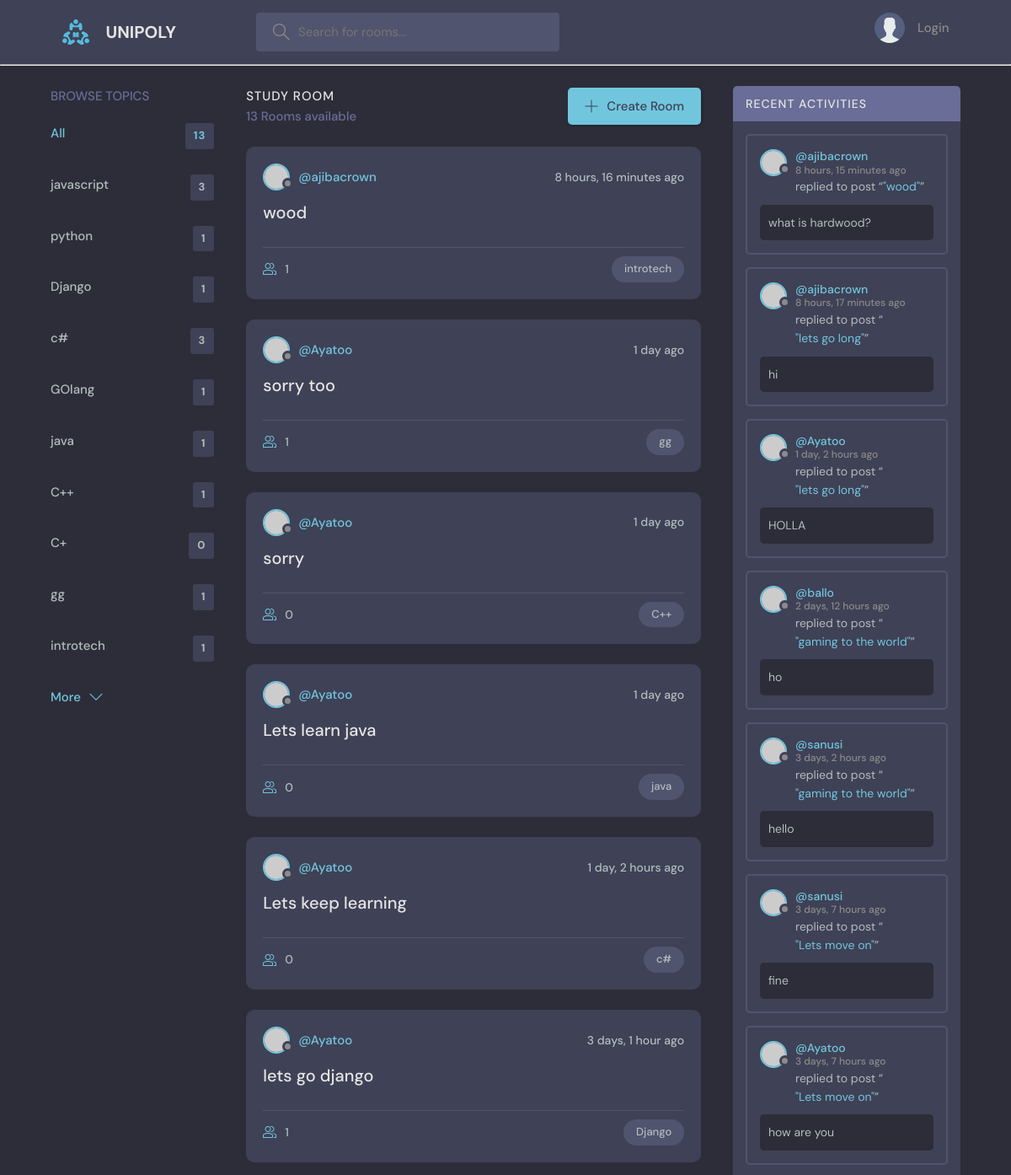
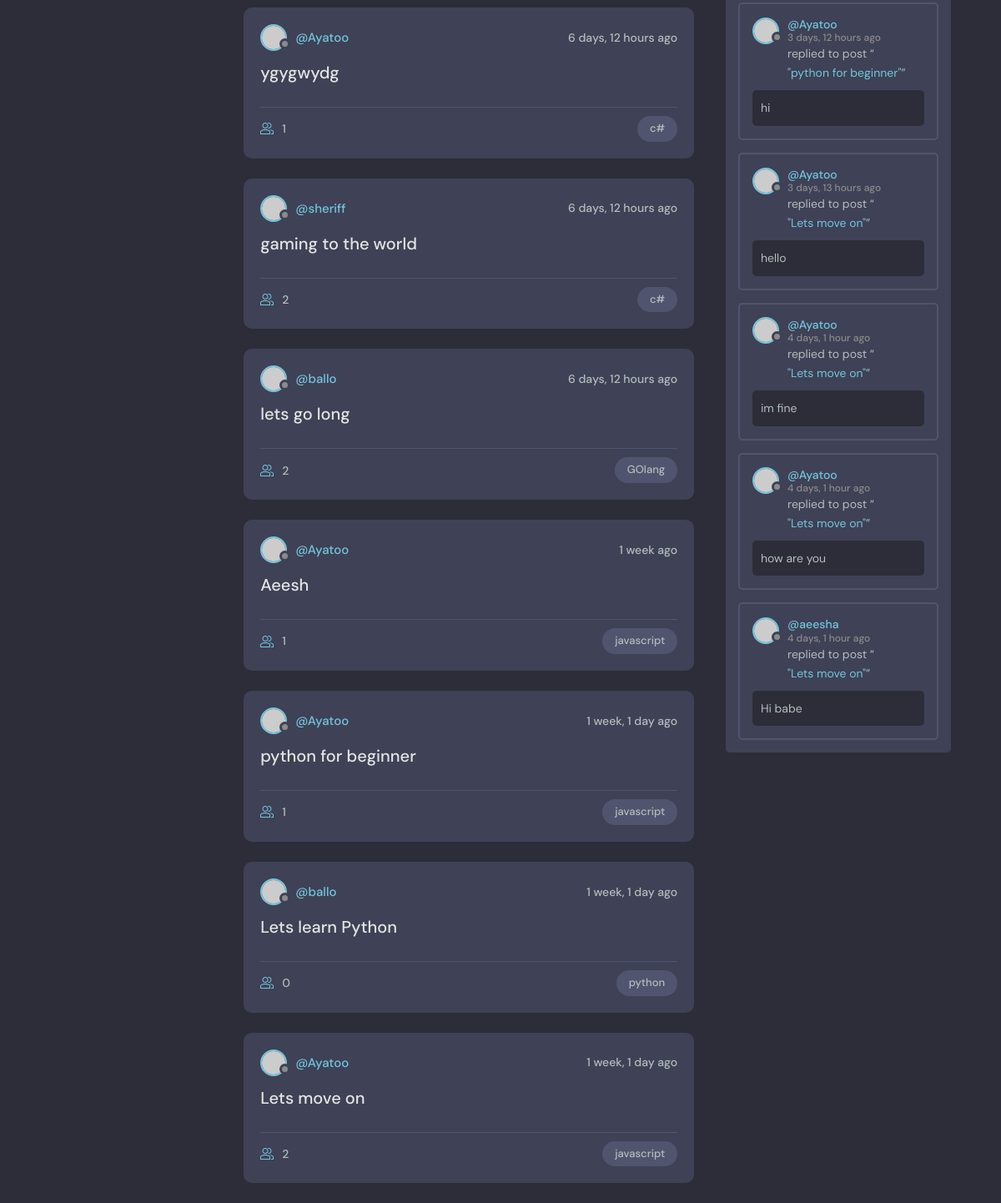
The page / on the database its author committed (2 pictures, top to bottom).
### base/models.py (models this page shows)
class Topic(models.Model):
    name = models.CharField(max_length=200)
    def __str__(self):
        return self.name

class Room(models.Model):
    host = models.ForeignKey(User, on_delete=models.SET_NULL, null=True)
    participants = models.ManyToManyField(User, related_name='participants', blank=True)
    topic = models.ForeignKey(Topic, on_delete=models.SET_NULL, null=True)
    name = models.CharField(max_length=200)
    description = models.TextField(null=True, blank=True)
    updated = models.DateTimeField(auto_now=True)
    created = models.DateTimeField(auto_now_add=True)
    class Meta:
        ordering = ["-updated", '-created']
    def __str__(self):
        return self.name

class Message(models.Model):
    user = models.ForeignKey(User, on_delete=models.CASCADE)
    room = models.ForeignKey(Room, on_delete=models.CASCADE)
    body = models.TextField(null=False)
    updated = models.DateTimeField(auto_now=True)
    created = models.DateTimeField(auto_now_add=True)
    class Meta:
        ordering = ["-updated", '-created']
    def __str__(self):
        return self.body[0:50]

### base/views.py (the view)
# urls.py: path('', views.home, name = "home"),
def home(request):
    q = request.GET.get('q') if request.GET.get('q') != None else ''
    rooms = Room.objects.filter(Q(topic__name__icontains=q) |
            Q(name__icontains=q) |
            Q(description__icontains=q)
        )
    room_messages = Message.objects.all()
    room_count = rooms.count
    topics = Topic.objects.all()
    context = {"rooms": rooms, 'topics': topics, 'room_count': room_count, "room_messages": room_messages}
    return render(request, 'base/home.html', context)

### base/templates/base/home.html (shortened to what this page needs)
{% extends 'main.html' %}
{% block content %}
    <main class="layout layout--3">
      <div class="container">
        {% include "base/topics.html" %}
        <div class="roomList">
          <div class="roomList__header">
            <div>
              <h2>Study Room</h2>
              <p>{{room_count}} Rooms available</p>
            </div>
            <a class="btn btn--main" href="{% url 'createroom'%}">
              <svg version="1.1" xmlns="http://www.w3.org/2000/svg" width="32" height="32" viewBox="0 0 32 32">
                <title>add</title>
                <path
                  d="M16.943 0.943h-1.885v14.115h-14.115v1.885h14.115v14.115h1.885v-14.115h14.115v-1.885h-14.115v-14.115z"
                ></path>
              </svg>
              Create Room
            </a>
          </div>
          {% include "base/feed.html" %}
        </div>
        <div class="activities">
          {% include "base/recent_activity.html" %}
        </div>
      </div>
    </main>
    {% endblock %}

### base/templates/base/topics.html
<div class="topics">
    <div class="topics__header">
      <h2>Browse Topics</h2>
    </div>
    <ul class="topics__list">
      <li>
        <a href="{% url 'home' %}" class="active">All <span>{{rooms.count}}</span></a>
      </li>
      {% for topic in topics%}
      <li>
        <a href="{% url 'home' %}?q={{topic.name}}">{{topic.name}} <span>{{topic.room_set.all.count}}</span></a>
      </li>
      {% endfor %}
    </ul>
    <a class="btn btn--link" href="topics.html">
      More
      <svg version="1.1" xmlns="http://www.w3.org/2000/svg" width="32" height="32" viewBox="0 0 32 32">
        <title>chevron-down</title>
        <path d="M16 21l-13-13h-3l16 16 16-16h-3l-13 13z"></path>
      </svg>
    </a>
  </div>

### base/templates/base/feed.html (shortened to what this page needs)
{% for room in rooms %}
<div class="roomListRoom">
    <div class="roomListRoom__header">
      <a href="{% url 'userprofile' room.host.id %}" class="roomListRoom__author">
        <div class="avatar avatar--small">
          <img src="https://randomuser.me/api/portraits/women/11.jpg" />
        </div>
        <span>@{{room.host.username}}</span>
      </a>
      <div class="roomListRoom__actions">
        <span>{{room.created|timesince}} ago</span>
      </div>
    </div>
    <div class="roomListRoom__content">
      <a href="{% url 'room' room.id %}">{{room.name}}</a>
    </div>
    <div class="roomListRoom__meta">
      <a href="{% url 'room' room.id %}" class="roomListRoom__joined">
        {{room.participants.all.count}}
      </a>
      <p class="roomListRoom__topic">{{room.topic}}</p>
    </div>
  </div>
  {% endfor %}

### base/templates/base/recent_activity.html (shortened to what this page needs)
<div class="activities">
    <div class="activities__header">
      <h2>Recent Activities</h2>
    </div>
 {% for message in room_messages %}
    <div class="activities__box">
      <div class="activities__boxHeader roomListRoom__header">
        <a href="{% url 'userprofile' message.user.id %}" class="roomListRoom__author">
          <div class="avatar avatar--small">
            <img src="https://randomuser.me/api/portraits/women/11.jpg" />
          </div>
          <p>
            @{{message.user.username}}
            <span>{{message.created|timesince}} ago</span>
          </p>
        </a>
    </div>
      <div class="activities__boxContent">
        <p>replied to post “<a href="{% url 'room' message.room.id %}">"{{message.room}}"</a>”</p>
        <div class="activities__boxRoomContent">
          {{message}}
        </div>
      </div>
    </div>
{%endfor%}
  </div>

### rows shown on the page
Topic: name "javascript", room_set.all.count "3"
Topic: name "python", room_set.all.count "1"
Topic: name "Django", room_set.all.count "1"
Topic: name "c#", room_set.all.count "3"
Topic: name "GOlang", room_set.all.count "1"
Topic: name "java", room_set.all.count "1"
Topic: name "C++", room_set.all.count "1"
Topic: name "C+", room_set.all.count "0"
Topic: name "gg", room_set.all.count "1"
Topic: name "introtech", room_set.all.count "1"
Room: host.username "ajibacrown", created "8 hours, 16 minutes", name "wood", participants.all.count "1", topic "introtech"
Room: host.username "Ayatoo", created "1 day", name "sorry too", participants.all.count "1", topic "gg"
Room: host.username "Ayatoo", created "1 day", name "sorry", participants.all.count "0", topic "C++"
Room: host.username "Ayatoo", created "1 day", name "Lets learn java", participants.all.count "0", topic "java"
Room: host.username "Ayatoo", created "1 day, 2 hours", name "Lets keep learning", participants.all.count "0", topic "c#"
Room: host.username "Ayatoo", created "3 days, 1 hour", name "lets go django", participants.all.count "1", topic "Django"
Room: host.username "Ayatoo", created "6 days, 12 hours", name "ygygwydg", participants.all.count "1", topic "c#"
Room: host.username "sheriff", created "6 days, 12 hours", name "gaming to the world", participants.all.count "2", topic "c#"
Room: host.username "ballo", created "6 days, 12 hours", name "lets go long", participants.all.count "2", topic "GOlang"
Room: host.username "Ayatoo", created "1 week", name "Aeesh", participants.all.count "1", topic "javascript"
Room: host.username "Ayatoo", created "1 week, 1 day", name "python for beginner", participants.all.count "1", topic "javascript"
Room: host.username "ballo", created "1 week, 1 day", name "Lets learn Python", participants.all.count "0", topic "python"
Room: host.username "Ayatoo", created "1 week, 1 day", name "Lets move on", participants.all.count "2", topic "javascript"
Message: user.username "ajibacrown", created "8 hours, 15 minutes", room "wood", body "what is hardwood?"
Message: user.username "ajibacrown", created "8 hours, 17 minutes", room "lets go long", body "hi"
Message: user.username "Ayatoo", created "1 day, 2 hours", room "lets go long", body "HOLLA"
Message: user.username "ballo", created "2 days, 12 hours", room "gaming to the world", body "ho"
Message: user.username "sanusi", created "3 days, 2 hours", room "gaming to the world", body "hello"
Message: user.username "sanusi", created "3 days, 7 hours", room "Lets move on", body "fine"
Message: user.username "Ayatoo", created "3 days, 7 hours", room "Lets move on", body "how are you"
Message: user.username "Ayatoo", created "3 days, 12 hours", room "python for beginner", body "hi"
Message: user.username "Ayatoo", created "3 days, 13 hours", room "Lets move on", body "hello"
Message: user.username "Ayatoo", created "4 days, 1 hour", room "Lets move on", body "im fine"
Message: user.username "Ayatoo", created "4 days, 1 hour", room "Lets move on", body "how are you"
Message: user.username "aeesha", created "4 days, 1 hour", room "Lets move on", body "Hi babe"

### other values the page prints
{{ rooms.count }} "13"
{{ room_count }} "13"
